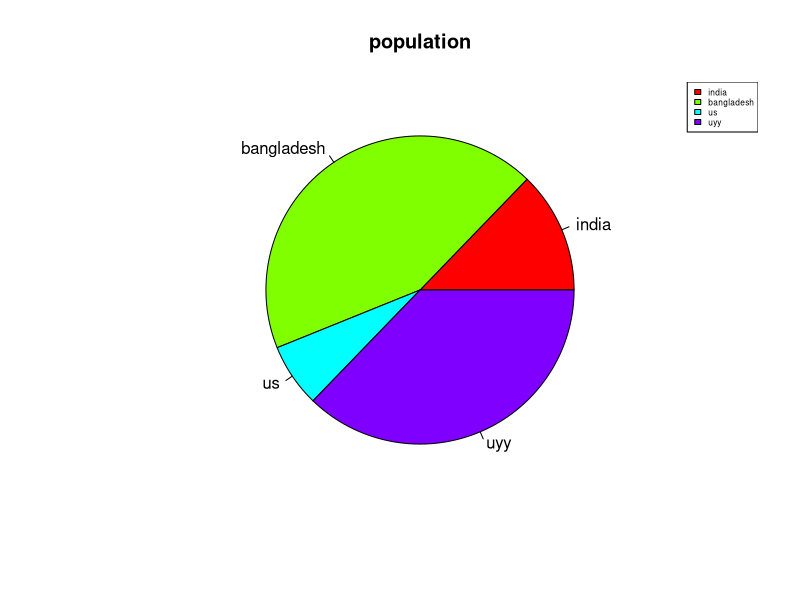

The R source for this figure:
n<-c("india","bangladesh","us","uyy")
y<-c(23,78,12,67)
pie(y,labels=n,main="population",col=rainbow(length(y)))
legend("topright",n,cex=0.5,fill=rainbow(length(y)))